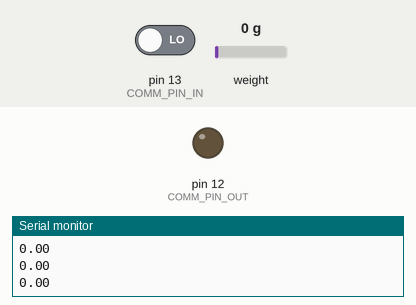
Simulated run of this sketch. Board: Arduino Uno, built with avr-gcc and run on an emulated ATmega328P. Parts: output pins drawn as LEDs (lit = HIGH), the last lines printed to the serial monitor. The test bench sets the inputs (shaded band); at power-on: weight on the scale 0 g, pin 13 (COMM_PIN_IN) LOW.

Above: at 13.2 s.
13.3 s: weight on the scale set to 46 g
14.8 s: weight on the scale set to 53 g
At 15.6 s:
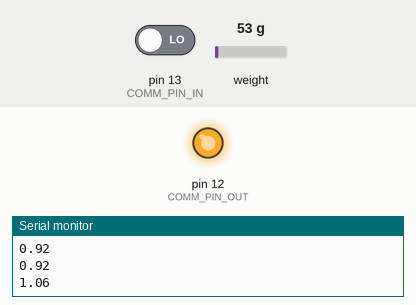
16.3 s: pin 13 (COMM_PIN_IN) driven HIGH
At 18.0 s:
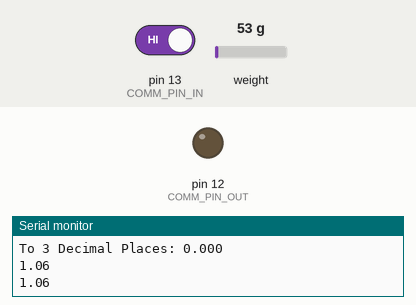
Timing chart, 0 to 19.5 s (numbered marks = the images above; inputs shaded):
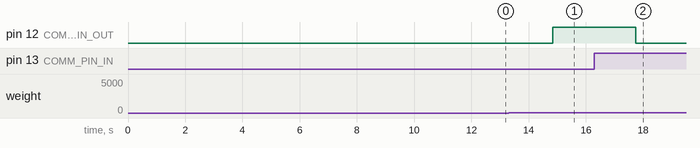

The sketch:

I2C_Immitation_LC_Code_003.ino
```cpp
#include <HX711.h>

// Pin definitions
#define DOUT_PIN  10  // Load cell data pin
#define SCK_PIN   11  // Load cell clock pin
#define COMM_PIN_OUT 12  // Output pin to master
#define COMM_PIN_IN 13  // Input pin from master

// Pin definitions
struct LoadCellTask {
  HX711 scale;
  float calibration_factor = 20948.9199f;
  float ADCI = 1000000.0f;
  float W_bottle = 0.0f;
  float W_tot = 0.0f;
  float n_pills = 0.0f;
  float weight = 0.0f;
  float instWeight = 0.0f;
  float reading = 0.0f;
  float instReading = 0.0f;
  bool bottleRecorded = false;
  bool totalRecorded = false;
  float avgPillWeight = 0.2028f;
//  bool countingComplete = false;
//  bool go = true;
};

struct LoadCellTask loadCell;

void setup() {
  Serial.begin(9600);
  loadCell.scale.begin(DOUT_PIN, SCK_PIN);
  Serial.println("Pill Counter System Ready.");
  runCalibration();
  pinMode(COMM_PIN_OUT, OUTPUT);
  pinMode(COMM_PIN_IN, INPUT);
}

void loop() {
  loadCell.instReading = loadCell.scale.read_average(1);
  loadCell.instWeight = (loadCell.instReading - loadCell.ADCI) / loadCell.calibration_factor;
  Serial.println(loadCell.instWeight);

  if (loadCell.instWeight > 1.0f && !loadCell.bottleRecorded) {
    digitalWrite(COMM_PIN_OUT, HIGH); // Full System Code completes its conveyance turn, then checks if high. If High, cont to pill stuff. Else ignore and cont.
    // At this point, the system code will wait for 1/10 of a second for a response. Set to low if commPin doesn't change i.e. while rotating the rotary table, don't measure
    delay(400); // Wait for stabilization
    loadCell.reading = loadCell.scale.read_average(10);
    loadCell.W_bottle = (loadCell.reading - loadCell.ADCI) / loadCell.calibration_factor;
    Serial.print("Bottle Weight: ");
    Serial.println(loadCell.W_bottle);
    loadCell.bottleRecorded = true; // must only be recorded if there is a bottle (if W_bottle >= 14)
  }
  else if (loadCell.instWeight < 1.0f && loadCell.bottleRecorded) {
    loadCell.bottleRecorded = false;
  }

  if (digitalRead(COMM_PIN_IN) == HIGH && loadCell.bottleRecorded == true && loadCell.W_tot == 0.0f && !loadCell.totalRecorded){
    // Master has requested the pill count and must wait a set time for a response. Can be done with millis()
    delay(400); // Wait for stabilization
    loadCell.W_tot = (loadCell.scale.read_average(10) - loadCell.ADCI) / loadCell.calibration_factor; // Record total weight
    Serial.print("Total Weight: ");
    Serial.println(loadCell.W_tot, 3);
    loadCell.totalRecorded = true;

    if (loadCell.W_bottle > 0.0f && loadCell.n_pills == 0.0f) {
      // Calculate the number of pills based on the weight difference
      loadCell.n_pills = (loadCell.W_tot - loadCell.W_bottle) / loadCell.avgPillWeight;
      if (loadCell.n_pills != 30){
        digitalWrite(COMM_PIN_OUT, LOW);
      }
      Serial.print("Number of pills: ");
      Serial.println(loadCell.n_pills, 0);  // Print as integer
      Serial.print("To 3 Decimal Places: ");
      Serial.println(loadCell.n_pills, 3); // Print to 3 decimal places
    }
  }

  if ((loadCell.instWeight <= (loadCell.W_tot - 3) && loadCell.totalRecorded == true && digitalRead(COMM_PIN_IN) == LOW)) {
    Serial.println("Resetting values...");
    delay(500);
    loadCell.W_bottle = 0.0f;
    loadCell.W_tot = 0.0f;
    loadCell.n_pills = 0.0f;
    loadCell.weight = 0.0f;
    loadCell.reading = 0.0f;
    loadCell.totalRecorded = false;
    loadCell.bottleRecorded = false;
    digitalWrite(COMM_PIN_OUT, LOW);
  }
}

void runCalibration() {
  Serial.println("\n--- Calibration Mode ---");
  Serial.println("Remember to Remove all weight...");
  delay(1000);

  loadCell.ADCI = loadCell.scale.read_average(30);

  Serial.println("Place known weight (e.g., 50g) on scale.");
  delay(5000); // make it wait until a certain ammount of weight has been added

  long ADCF = loadCell.scale.read_average(30);

  long Delta_ADC = ADCF - loadCell.ADCI;
  Serial.print("ADC Change: ");
  Serial.println(Delta_ADC);

  if ( Delta_ADC >= 1000) {
    float knownGrams = 50.0f;  // Use 50g as the known weight for calibration
    loadCell.calibration_factor = (float)Delta_ADC / knownGrams;

    Serial.print("New calibration factor: ");
    Serial.println(loadCell.calibration_factor, 4);

    Serial.println("Calibration complete. Remove All Weight\n");
    delay(5000); // wait until 50 grams unloaded}
  } else {
    Serial.println("Too Slow");
  }
}
```

Measured:
- the behaviour switches between 49 and 50 g on weight on the scale (found by bisection; images 0 and 1)
- after the input at 14.8 s, pin 12 (COMM_PIN_OUT): LOW → HIGH at once
- after the input at 16.3 s, pin 12 (COMM_PIN_OUT): HIGH → LOW after 1.4 s
